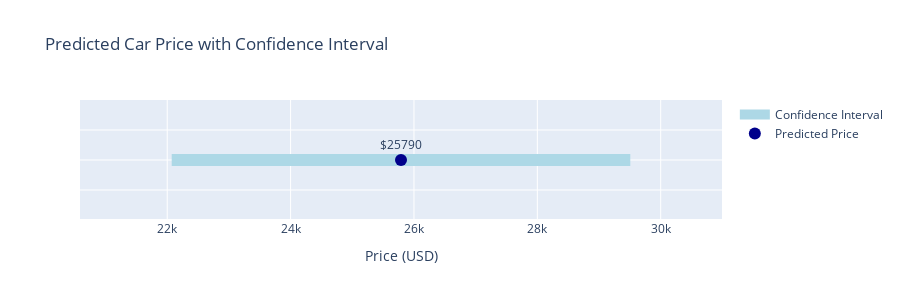

Notebook cell for this chart:
### Code cell
#Usage
price, lower, upper = predict_car_price(
    input_data=input_data,
    model=best_model,
    scaler=scaler,
    label_encoders=label_encoders,
    segment_rmse_lookup=segment_results,
    X_train_columns=X_train.columns
)

plot_price_prediction_plotly(price, lower, upper)

### Figure 1 — Plotly figure (JSON) as saved in the notebook; plotly's stock layout.template omitted (floating-point values rounded to 4 significant figures)
{"data": [{"line": {"color": "lightblue", "width": 12}, "mode": "lines", "name": "Confidence Interval", "type": "scatter", "x": [22070.0, 29510.0], "y": [1, 1]}, {"marker": {"color": "darkblue", "size": 12}, "mode": "markers+text", "name": "Predicted Price", "text": ["$25790"], "textposition": "top center", "type": "scatter", "x": [25790.0], "y": [1]}], "layout": {"height": 300, "showlegend": true, "title": {"text": "Predicted Car Price with Confidence Interval"}, "xaxis": {"range": [20590.0, 30990.0], "title": {"text": "Price (USD)"}}, "yaxis": {"showticklabels": false}}}
